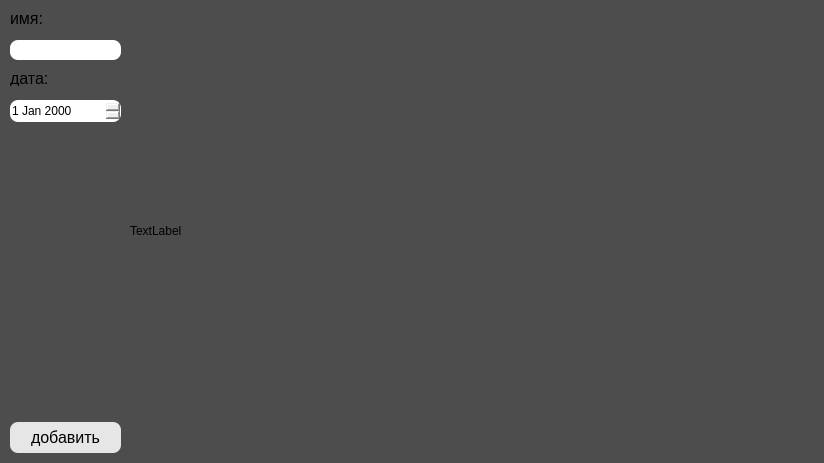
<?xml version="1.0" encoding="UTF-8"?>
<ui version="4.0">
 <class>MainWindow</class>
 <widget class="QMainWindow" name="MainWindow">
  <property name="geometry">
   <rect>
    <x>0</x>
    <y>0</y>
    <width>824</width>
    <height>463</height>
   </rect>
  </property>
  <property name="windowTitle">
   <string>MainWindow</string>
  </property>
  <property name="styleSheet">
   <string notr="true">QMainWindow {
	background: rgb(77, 77, 77);
	color: white;
}


QPushButton {
	background: rgb(230, 230, 230);
	border: solid;
	border-radius: 8px;

}

QPushButton:pressed {
	background:rgb(216, 216, 216);
	border: solid;
	border-radius: 8px;
}


QLineEdit {
	color: black;
	border: solid;
	border-radius: 8px;
}

QDateEdit {
	color: black;
	border: solid;
	border-radius: 8px;
}

</string>
  </property>
  <widget class="QWidget" name="centralwidget">
   <widget class="QLabel" name="lbl_view">
    <property name="geometry">
     <rect>
      <x>130</x>
      <y>10</y>
      <width>681</width>
      <height>441</height>
     </rect>
    </property>
    <property name="text">
     <string>TextLabel</string>
    </property>
   </widget>
   <widget class="QLineEdit" name="le_name">
    <property name="geometry">
     <rect>
      <x>10</x>
      <y>40</y>
      <width>111</width>
      <height>20</height>
     </rect>
    </property>
   </widget>
   <widget class="QDateEdit" name="de_date">
    <property name="geometry">
     <rect>
      <x>10</x>
      <y>100</y>
      <width>111</width>
      <height>22</height>
     </rect>
    </property>
   </widget>
   <widget class="QPushButton" name="btn_commit">
    <property name="geometry">
     <rect>
      <x>10</x>
      <y>422</y>
      <width>111</width>
      <height>31</height>
     </rect>
    </property>
    <property name="font">
     <font>
      <family>Segoe UI</family>
      <pointsize>12</pointsize>
     </font>
    </property>
    <property name="text">
     <string>добавить</string>
    </property>
   </widget>
   <widget class="QLabel" name="lbl_date">
    <property name="geometry">
     <rect>
      <x>10</x>
      <y>70</y>
      <width>121</width>
      <height>16</height>
     </rect>
    </property>
    <property name="font">
     <font>
      <family>Segoe UI</family>
      <pointsize>12</pointsize>
     </font>
    </property>
    <property name="text">
     <string>дата:</string>
    </property>
   </widget>
   <widget class="QLabel" name="lbl_name">
    <property name="geometry">
     <rect>
      <x>10</x>
      <y>10</y>
      <width>121</width>
      <height>16</height>
     </rect>
    </property>
    <property name="font">
     <font>
      <family>Segoe UI</family>
      <pointsize>12</pointsize>
     </font>
    </property>
    <property name="text">
     <string>имя:</string>
    </property>
   </widget>
  </widget>
 </widget>
 <resources/>
 <connections/>
</ui>
